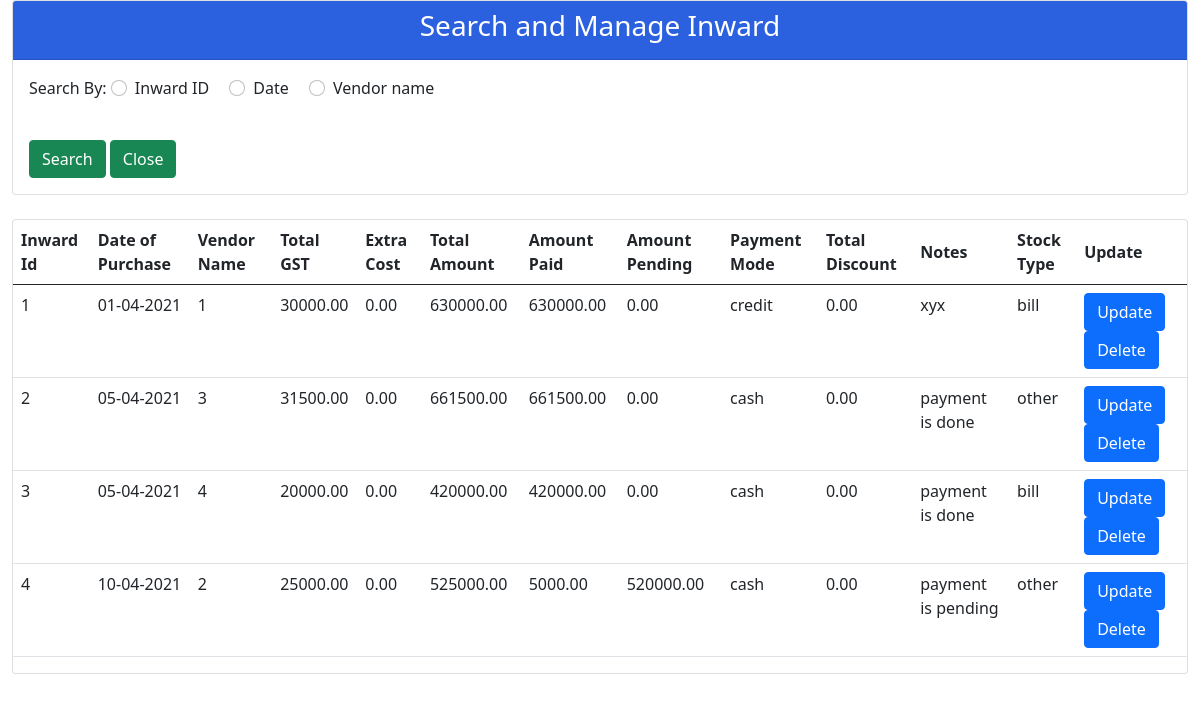
The page /Ceramic/Inward/s&minward.php on the database its author committed.
### tables this page shows
CREATE TABLE `tblinwardbillmst` (
  `InwardId` int(100) NOT NULL,
  `InwardDate` datetime NOT NULL,
  `VendorId` int(100) NOT NULL,
  `TotalGST` float(100,2) NOT NULL,
  `Transport_extracost` float(100,2) NOT NULL,
  `TotalAmount` float(100,2) NOT NULL,
  `AmountPaid` float(100,2) NOT NULL,
  `AmountPending` float(100,2) NOT NULL,
  `UploadBill` longtext NOT NULL,
  `PaymentMode` varchar(10) NOT NULL,
  `TotalDiscount` float(100,2) NOT NULL,
  `Notes` varchar(200) NOT NULL,
  `StockMstSysId` int(100) NOT NULL,
  `CreatedDate` date NOT NULL DEFAULT current_timestamp(),
  `ModifiedDate` date NOT NULL,
  `RecStatus` varchar(1) NOT NULL DEFAULT 'A',
  `StockType` varchar(50) NOT NULL
);

### Ceramic/Inward/s&minward.php (the view, shortened to what this page needs)
<!DOCTYPE html>
<html>
   <head>
      <link href="https://cdn.jsdelivr.net/npm/bootstrap@5.0.0-beta1/dist/css/bootstrap.min.css" rel="stylesheet">
      <link rel='stylesheet' href='https://cdn.jsdelivr.net/npm/sweetalert2@10.10.1/dist/sweetalert2.min.css'>
      <link rel="stylesheet" href="https://cdnjs.cloudflare.com/ajax/libs/sweetalert/1.1.3/sweetalert.css">
   </head>
   <body>
      <div class="container-fluid col-lg-12">
       <div class="row">
         <div class="col-md-12">
            <div class="card card-primary">
               <div class="card-header" style="background-color: #2B60DE">
                  <h3 class="card-title" style="color: white" align="center">Search and Manage Inward</h3>
               </div>
               <div class="card-body">
                  <form class="row g-3" id="radio-buttons" action="s&minward.php" method="POST">
                     <div class="form-group col-md-12">
                        <label class="form-label">Search By: </label>
                        <div class="form-check form-check-inline">
                           <input class="form-check-input" type="radio" name="hsn1" id="Inward ID" value="Inward ID" onchange="checkRadio(this)">
                           <label class="form-check-label" for="inlineRadio1">Inward ID</label>
                        </div>
                        <div class="form-check form-check-inline">
                           <input class="form-check-input" type="radio" name="hsn1" id="Date" value="Date" onchange="checkRadio(this)">
                           <label class="form-check-label" for="inlineRadio2">Date</label>
                        </div>
                        <div class="form-check form-check-inline">
                           <input class="form-check-input" type="radio" name="hsn1" id="Vendor" value="Vendor Name" onchange="checkRadio(this)">
                           <label class="form-check-label" for="inlineRadio3">Vendor name</label>
                        </div>
                     </div>
                        <div>
                          <input type="submit" value="Search" name="search" id="save" class="btn btn-success">
                          <input type="button" value="Close"  name="close" id="close" class="btn btn-success" onclick="location.href = '../admin.php';">
                        </div>
                  </form>
               </div>
            </div>
         </div>
      </div>
         <br>
         <div class="row">
            <div class="col-md-12">
               <div class="card card-primary">
                  <table class="table" id="data_table">
                     <thead>
                        <tr valign="middle">
                           <th>Inward Id</th>
                           <th>Date of Purchase</th>
                           <th>Vendor Name</th>
                           <th>Total GST</th>
                           <th>Extra Cost</th>
                           <th>Total Amount</th>
                           <th>Amount Paid</th>
                           <th>Amount Pending</th>
                           <th>Payment Mode</th>
                           <th>Total Discount</th>
                           <th>Notes</th>
                           <th>Stock Type</th>
                           <th>Update</th>
                        </tr>
                     </thead>
                     <tbody>
                      <?php
                                $con=mysqli_connect('localhost','root','','imsdatabase');
                                if ($_POST['iid']=='' and $_POST['vname']=='' and $_POST['datet']=='')
                                {
                                  $query= "SELECT * FROM tblinwardbillmst where RecStatus='A'";
                                  $run = mysqli_query($con,$query);
                                }
                            if($run->num_rows==0){
                                      echo "<script>Swal.fire({icon: 'error', title: 'Oops...',text: 'No Data Found For This Value !!!'});</script>";
                                  }
                                  else{
                                while ($row=mysqli_fetch_array($run))
                                {
                                    $qid=$row[0];
                                    $qdate=$row[1];
                                    $qdate=substr($qdate, 0, 10);
                                    $qdate=explode("-", $qdate);
                                    $qdate=$qdate[2]."-".$qdate[1]."-".$qdate[0];
                                    $qvid=$row[2];
                                    $qgst=$row[3];
                                    $qtcost=$row[4];
                                    $qamount=$row[5];
                                    $qpaid=$row[6];
                                    $qpending=$row[7];
                                    $qmode=$row[9];
                                    $qdisc=$row[10];
                                    $qnotes=$row[11];
                                    $qtype=$row[16];
                                  ?>
                            <td><?php echo $qid; ?></td>
                            <td><?php echo $qdate; ?></td>
                            <td><?php echo $qvid; ?></td>
                            <td><?php echo $qgst ?></td>
                            <td><?php echo $qtcost; ?></td>
                            <td><?php echo $qamount; ?></td>
                            <td><?php echo $qpaid; ?></td>
                            <td><?php echo $qpending; ?></td>
                            <td><?php echo $qmode; ?></td>
                            <td><?php echo $qdisc; ?></td>
                            <td><?php echo $qnotes; ?></td>
                            <td><?php echo $qtype ?></td>
                            <td><a href="Updateinward.php?id=<?php echo $qid; ?>&type=<?php echo $qtype; ?>"><input type="Button" value="Update" name="" class="btn btn-primary" id="btn"></a> <a href="Deleteinward.php?id=<?php echo $qid; ?>"><input type="Button" value="Delete" name="" class="btn btn-primary" id="btn"></a></td>
                                              <?php } } ?>
                     </tbody>
                  </table>
               </div>
            </div>
         </div>
      </div>
   </body>
   </html>

### rows shown on the page
tblinwardbillmst: InwardId "1", InwardDate "01-04-2021", VendorId "1", TotalGST "30000.00", Transport_extracost "0.00", TotalAmount "630000.00", AmountPaid "630000.00", AmountPending "0.00", PaymentMode "credit", TotalDiscount "0.00", Notes "xyx", StockType "bill"
tblinwardbillmst: InwardId "2", InwardDate "05-04-2021", VendorId "3", TotalGST "31500.00", Transport_extracost "0.00", TotalAmount "661500.00", AmountPaid "661500.00", AmountPending "0.00", PaymentMode "cash", TotalDiscount "0.00", Notes "payment is done", StockType "other"
tblinwardbillmst: InwardId "3", InwardDate "05-04-2021", VendorId "4", TotalGST "20000.00", Transport_extracost "0.00", TotalAmount "420000.00", AmountPaid "420000.00", AmountPending "0.00", PaymentMode "cash", TotalDiscount "0.00", Notes "payment is done", StockType "bill"
tblinwardbillmst: InwardId "4", InwardDate "10-04-2021", VendorId "2", TotalGST "25000.00", Transport_extracost "0.00", TotalAmount "525000.00", AmountPaid "5000.00", AmountPending "520000.00", PaymentMode "cash", TotalDiscount "0.00", Notes "payment is pending", StockType "other"
